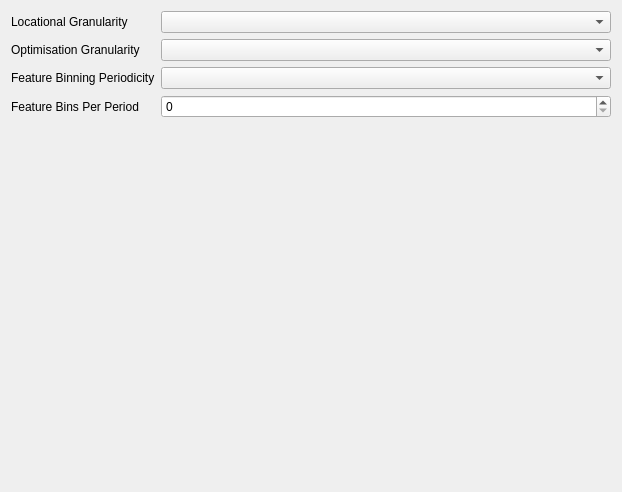
<?xml version="1.0" encoding="UTF-8"?>
<ui version="4.0">
 <class>Dialog</class>
 <widget class="QDialog" name="Dialog">
  <property name="geometry">
   <rect>
    <x>0</x>
    <y>0</y>
    <width>622</width>
    <height>492</height>
   </rect>
  </property>
  <property name="windowTitle">
   <string>LRMC Model</string>
  </property>
  <layout class="QVBoxLayout" name="verticalLayout">
   <item>
    <layout class="QFormLayout" name="formLayout">
     <item row="0" column="0">
      <widget class="QLabel" name="locationalGranularityLabel">
       <property name="text">
        <string>Locational Granularity</string>
       </property>
      </widget>
     </item>
     <item row="0" column="1">
      <widget class="QComboBox" name="locationalGranularityComboBox"/>
     </item>
     <item row="1" column="0">
      <widget class="QLabel" name="optimisationGranularityLabel">
       <property name="text">
        <string>Optimisation Granularity</string>
       </property>
      </widget>
     </item>
     <item row="1" column="1">
      <widget class="QComboBox" name="optimisationGranularityComboBox"/>
     </item>
     <item row="2" column="0">
      <widget class="QLabel" name="featureBinningPeriodicityLabel">
       <property name="text">
        <string>Feature Binning Periodicity</string>
       </property>
      </widget>
     </item>
     <item row="2" column="1">
      <widget class="QComboBox" name="featureBinningPeriodicityComboBox"/>
     </item>
     <item row="3" column="0">
      <widget class="QLabel" name="featureBinsPerPeriodLabel">
       <property name="text">
        <string>Feature Bins Per Period</string>
       </property>
      </widget>
     </item>
     <item row="3" column="1">
      <widget class="QSpinBox" name="featureBinsPerPeriodSpinBox">
       <property name="maximum">
        <number>10000</number>
       </property>
      </widget>
     </item>
    </layout>
   </item>
  </layout>
 </widget>
 <resources/>
 <connections/>
</ui>
